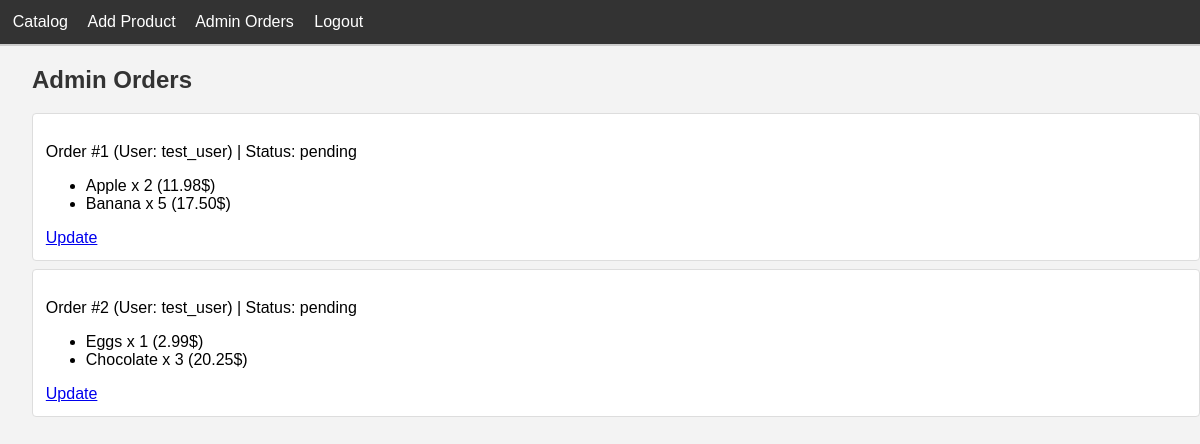
/admin_orders/ (signed in), run on an earlier commit of the app's database.
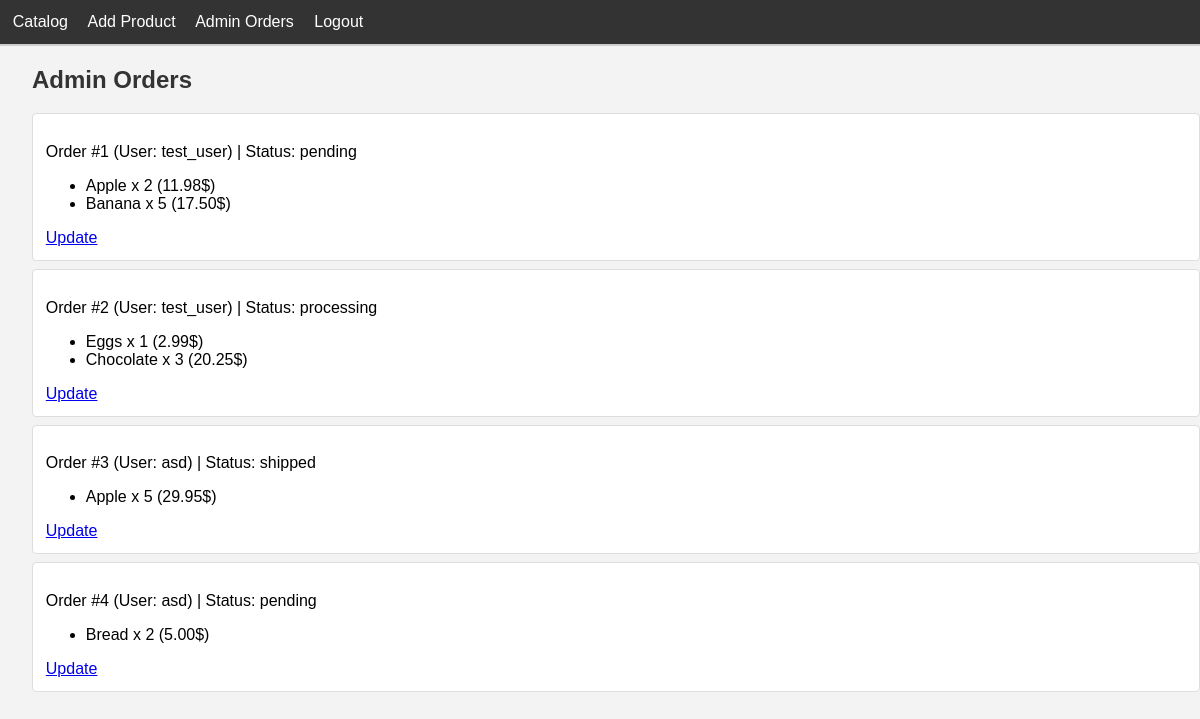
And on a later commit of the database.
### store/models.py (models this page shows, shortened)
class Order(models.Model):
    user=models.ForeignKey(User,on_delete=models.CASCADE)
    created_at=models.DateTimeField(auto_now_add=True)
    status=models.CharField(max_length=20,default='pending')

class OrderItem(models.Model):
    order=models.ForeignKey(Order,on_delete=models.CASCADE,related_name='items')
    product=models.ForeignKey(FoodProduct,on_delete=models.CASCADE)
    quantity=models.PositiveIntegerField(default=1)
    price=models.DecimalField(max_digits=10,decimal_places=2)

class FoodProduct(models.Model):
    name=models.CharField(max_length=100)
    price=models.DecimalField(max_digits=10,decimal_places=2)
    description=models.TextField(null=True,blank=True)

### store/views.py (the view)
# urls.py: path('admin_orders/', admin_orders, name='admin_orders'),
@login_required
@user_passes_test(is_admin)
def admin_orders(request):
    orders = Order.objects.all()
    return render(request, 'store/admin_orders.html', {'orders': orders})

### store/views.py (called while the page is built)
def is_admin(user):
    return user.is_superuser

### store/templates/store/admin_orders.html
{% extends 'store/base.html' %}
{% block content %}
    <h2>Admin Orders</h2>
    {% for order in orders %}
        <div>
            <p>Order #{{ order.id }} (User: {{ order.user.username }}) | Status: {{ order.status }}</p>
            <ul>
                {% for item in order.items.all %}
                    <li>{{ item.product.name }} x {{ item.quantity }} ({{ item.price }}$)</li>
                {% endfor %}
            </ul>
            <a href="{% url 'update_order' order.id %}">Update</a>
        </div>
    {% endfor %}
{% endblock %}

What changed in the data, as far as the page shows it:
changed Order id 2: status "pending" → "processing"
added Order: id "3", user.username "asd", status "shipped"
added OrderItem: product.name "Apple", quantity "5", price "29.95", shown under "3"
added Order: id "4", user.username "asd", status "pending"
added OrderItem: product.name "Bread", quantity "2", price "5.00", shown under "4"
